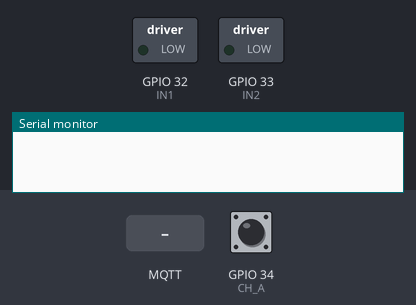
The program below on a simulated ESP32. Parts: switched loads named in the program (green lamp = pin HIGH), the last lines printed to the serial monitor. The inputs (shaded band) are chosen by the test bench; at power-on: GPIO 34 (CH_A) HIGH. WiFi joins after 1.5 s; servers stay silent unless stated; no MQTT or app messages arrive unless stated; pins used as bus, display or sensor lines are not drawn.

Above: at 0.1 s.
At 2.2 s:
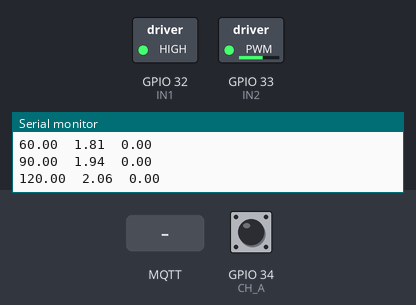
At 3.2 s:
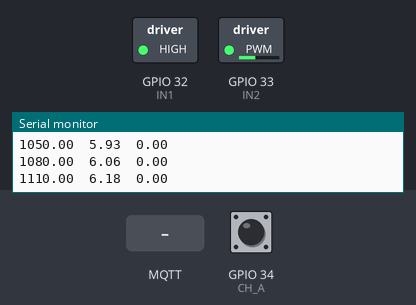
3.3 s: MQTT message "1" arrives on the first subscribed topic
4.8 s: MQTT message "on" arrives on the first subscribed topic
6.3 s: MQTT message "off" arrives on the first subscribed topic
Timing chart, 0 to 9.3 s (numbered marks = the images above; inputs shaded):
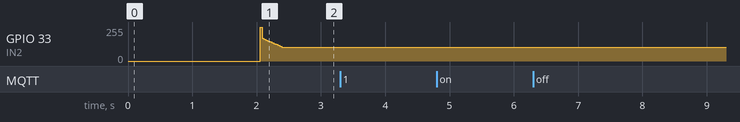

The program:

main.cpp
```cpp
#include <Arduino.h>
#include <WiFi.h>
#include <PubSubClient.h>

#define WIFI_SSID "redpucp"
#define WIFI_PASSWORD "C9AA28BA93"
#define IN1 32
#define IN2 33
#define SLEEP 25
#define CH_A 34
#define CH_B 35
#define TOPIC "xspaceserver/getPos0408"

WiFiClient espClient;
PubSubClient client(espClient);

double periodo=10000000;

double tiempo;
double velang;
double velangfa=0;
double velangfb=0;
double velangfc;
double velangf2;
double Resolucion=1280;
double vel_1=0;
double vel_2=0;
double vmotorg=0;
int numbuffer=0;
double contador=0;
double vel_deseada;
double posicion;
double pos_r; // Posición deseada recibida por MQTT
double tetad = 80; // Posición deseada

void IRAM_ATTR ISR_FUN()  {
  double velangf;

  periodo = micros()-tiempo; // Update period
  tiempo = micros(); // Update interrupt time

  if (digitalRead(CH_B)==1){
    velang = 360.0/(periodo*0.000001*Resolucion); // Computer angular velocity
    contador=contador+1;   // Interrupt counter
  }
  else {
    velang = -360.0/(periodo*0.000001*Resolucion);
    contador=contador-1;
  }

  //Aplicando el filtro mediana
  if (((velang<vel_1)&&(velang>=vel_2))||((velang>=vel_1)&&(velang<vel_2))){
    velangf = velang;
  }
  if (((vel_1<velang)&&(vel_1>=vel_2))||((vel_1>=velang)&&(vel_1<vel_2))){
    velangf = vel_1;
  }
  if (((vel_2<velang)&&(vel_2>=vel_1))||((vel_2>=velang)&&(vel_2<vel_1))){
    velangf = vel_2;
  }

  // Compute angular position
  posicion = 360*contador/Resolucion; // Ángulo

  // Update past velocity values
  vel_2 = vel_1;
  vel_1 = velang;

  if (numbuffer==0){
    velangfa=velangf;
    numbuffer=1;
  }
  else {
    velangfb=velangf;
    numbuffer=0;
  }

  velangfc=velangf;
}

void Mqtt_Callback(char* topicx, byte* Data, unsigned int DataLen){
	String RecievedData = String((char*)Data, DataLen);
	String Topic = String((char*)topicx);

	if (Topic == TOPIC){
    tetad = RecievedData.toDouble();
		Serial.println(RecievedData);
	}
}


void env_volt(double vmotor){
  double vm = 5; //voltaje máximo
  uint32_t D; // Duty Cycle

  // Saturación a +3V o -3V
  if (vmotor>3.0){
    vmotor=3.0;
  };
  if (vmotor<-3.0){
    vmotor=-3.0;
  };

  // Sentido 1
  if (vmotor>=0){
    D = (uint32_t)((1.0-vmotor/vm)*1024);
    ledcWrite(1,1024); //Duty cycle
    ledcWrite(2,D); //Duty cycle 100%
  }
  // Sentido contrario
  else {
    D = (uint32_t)((1.0+vmotor/vm)*1024);
    ledcWrite(1,D); //Duty cycle
    ledcWrite(2,1024); //Duty cycle 100%
  }
}

void filtrar_vel(void *pvParameters) // Low pass filter
{
  double yp;
  double Tf = 0.005; // 5 ms
  double wc = 50;
  double y_1 =0;
  double y=0;

  while (1){
    yp=(velangfc-y)*wc;
    y=y_1+yp*Tf;
    velangf2=y; // Filtered angular velocity
    y_1=y;
    vTaskDelay(5);
  }
}

void lazo_interno(void *pvParameters) // PI velocity control
{
  double t = 0;
  double T = 0.01;
  double Kp_i = 0.016;
  double Ti = 0.1250;

  // Variables de la regla de control
  double I_ant = 0;
  double e = 0;
  double I = 0;
  double u;

  while (1)
  {
    e = (vel_deseada - velangf2); // error de velocidad
    I = I_ant + e*T;

    u = Kp_i*(e+ (1/Ti)*I);
    env_volt(u);

    char msg_temp[20];
    client.loop(); // Mantener la conexión MQTT activa
    sprintf(msg_temp, "%f", posicion);
    client.publish("the_xspacer/val0408", msg_temp);

    I_ant = I;
    Serial.print(t);
    Serial.print("  ");
    Serial.print(u);
    // Serial.print("  ");
    // Serial.print(velangf2); // Show filtered speed
    Serial.print("  ");
    Serial.println(posicion); // Show position
    t=t+30;
    vTaskDelay(30); // Período de muestreo de 30 ms
  }
}

void lazo_externo(void *pvParameters)
{
  double e;
  double Kp_e = 1.22; // Ganancia proporcional externa

  while(1)
  {
    e = (tetad - posicion); // error en la posición

    vel_deseada = Kp_e*e; // Señal de referencia para el lazo interno
    vTaskDelay(90); // Período de muestreo de 90 ms
  }
}

void setup()
{
  pinMode(SLEEP,OUTPUT);
  digitalWrite(SLEEP,HIGH);

  ledcSetup(1,20000,10);
  ledcSetup(2,20000,10);

  ledcAttachPin(IN1,1);
  ledcAttachPin(IN2,2);

  pinMode(CH_A,INPUT_PULLUP);
  pinMode(CH_B,INPUT_PULLUP);

  attachInterrupt(CH_A,ISR_FUN,RISING);
  tiempo =micros();

  Serial.begin(115200);

  WiFi.begin(WIFI_SSID, WIFI_PASSWORD);
  while (WiFi.status() != WL_CONNECTED) {
  	delay(1000);
  	Serial.println("Conectando a WiFi...");
  }
  Serial.println("Conectado a WiFi ");

  // MQTT
  client.setServer("www.xspace.pe", 1883);
	while (!client.connected())
  {
    Serial.println("Connecting to MQTT...");
    if (client.connect("ESP32Client"))
      Serial.println("connected");
    else
    {
      Serial.print("failed with state ");
    	Serial.print(client.state());
      delay(1000);
    }
  }

  client.setCallback(Mqtt_Callback);
	client.subscribe(TOPIC);

  xTaskCreatePinnedToCore(filtrar_vel," ", 4000, NULL, 3 , NULL, 1); // Low Pass Filter
  xTaskCreatePinnedToCore(lazo_interno," ", 4000, NULL, 2 , NULL, 1); // PI speed control
  xTaskCreatePinnedToCore(lazo_externo," ", 4000, NULL, 2 , NULL, 1); // Proportional position control
}

void loop() {}
```
